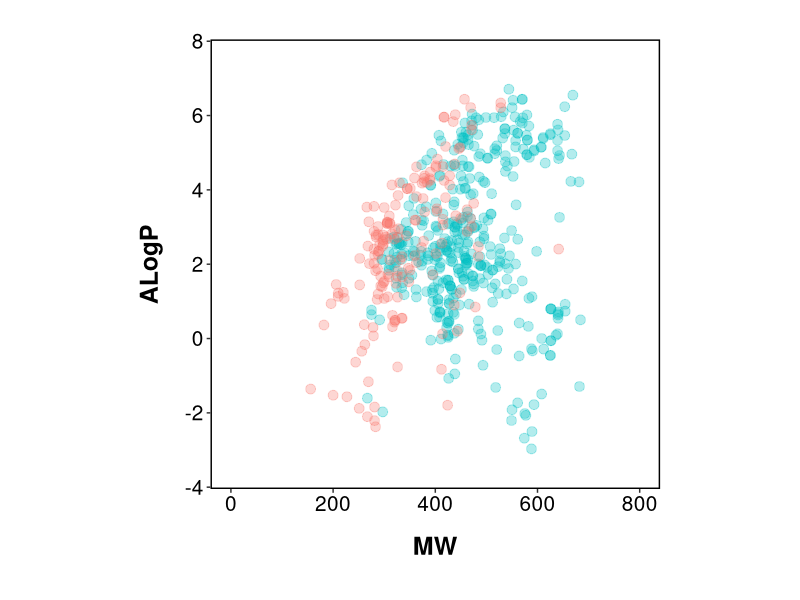
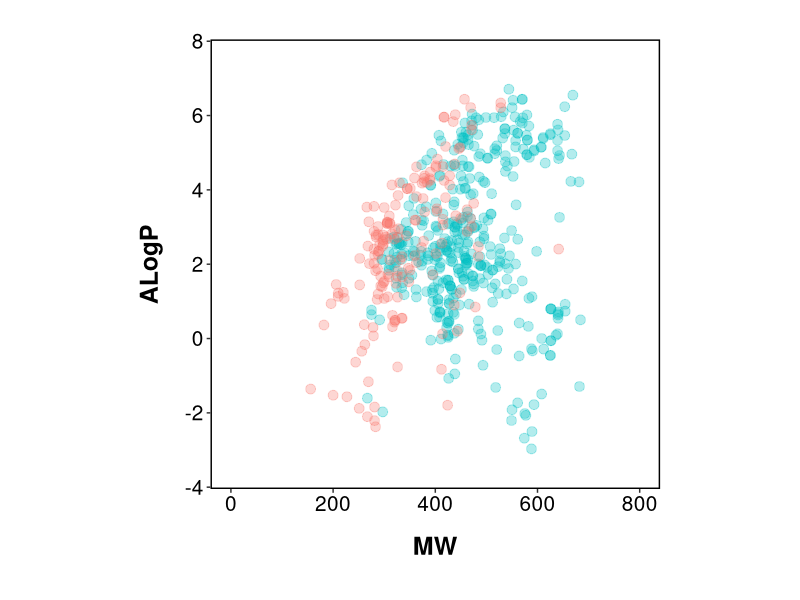

Generate these figures, in order, with R:
library(ggplot2)
library(cowplot)
data = read.csv("lipinski_results.csv", header = TRUE)

data$Activity <- factor(data$Activity, levels = c("Inactive", "Active"))

p <- ggplot(data, aes(MW, ALogP))
p <- p + geom_point(aes(colour = factor(Activity)), size = 3, alpha = 0.3) + xlim(0,800) + ylim(-3.5, 7.5) + theme_bw()
  geom_point(shape = 1,size = 0,colour = "lavenderblush4")
p <- p + theme(aspect.ratio=1, legend.position = ("none"),
               panel.grid.major = element_blank(), panel.grid.minor = element_blank(), 
               panel.border = element_rect(linetype = "solid",
                                           colour = "black", fill = NA, size = 1),
               axis.text.x = element_text(colour = "black", size = 15),
               axis.text.y = element_text(colour = "black", size = 15),
               plot.margin = unit(c(1, 1, 1, 1), "cm"),
               axis.title.x = element_text(colour = "black", size = 18, face = "bold", margin = margin(t=15)),
               axis.title.y = element_text(colour = "black", size = 18, face = "bold", margin = margin(r=15))
)
ggsave("chemical_space.pdf", width = 5, height = 5)
print(p)
